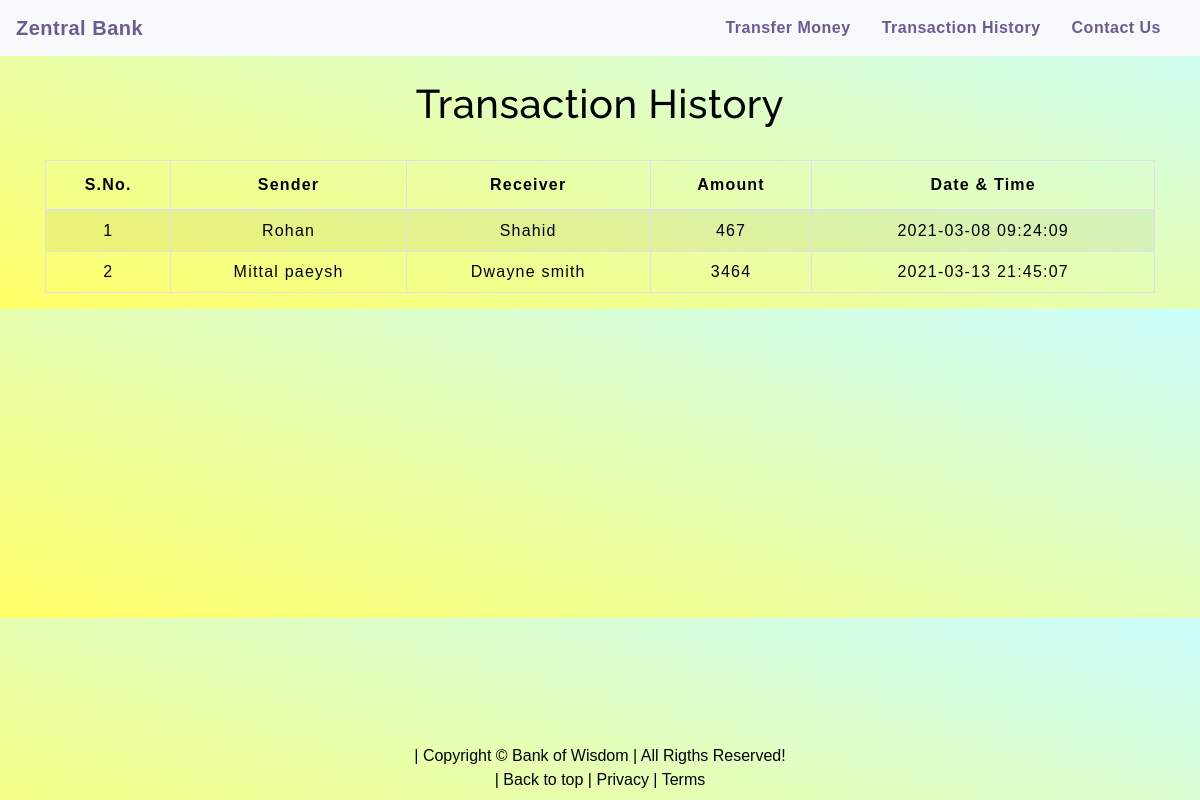
The app's page /php/transactionhistory.php with its own data.
### tables this page shows
CREATE TABLE `transaction` (
  `sno` int(3) NOT NULL,
  `sender` text NOT NULL,
  `receiver` text NOT NULL,
  `balance` int(8) NOT NULL,
  `datetime` datetime NOT NULL DEFAULT current_timestamp()
);

### php/transactionhistory.php (the view, shortened to what this page needs)
<!DOCTYPE html>
<html lang="en">
<head>
    <link rel="stylesheet" href="https://stackpath.bootstrapcdn.com/bootstrap/4.5.2/css/bootstrap.min.css">
    <link rel="stylesheet" type="text/css" href="css/table.css">
    <link rel="stylesheet" type="text/css" href="css/navbar.css">
</head>
<body style="background: linear-gradient(to bottom left, #ccffff 0%, #ffff66 100%);">
<?php
  include 'navbar.php';
?>
	<div class="container">
        <h2 class="text-center pt-4" style="color : black;">Transaction History</h2>
       <br>
       <div class="table-responsive-sm">
    <table class="table table-hover table-striped table-condensed table-bordered">
        <thead style="color : black;">
            <tr>
                <th class="text-center">S.No.</th>
                <th class="text-center">Sender</th>
                <th class="text-center">Receiver</th>
                <th class="text-center">Amount</th>
                <th class="text-center">Date & Time</th>
            </tr>
        </thead>
        <tbody>
        <?php
            include 'config.php';
            $sql ="select * from transaction";
            $query =mysqli_query($conn, $sql);
            while($rows = mysqli_fetch_assoc($query))
            {
        ?>
            <tr style="color : black;">
            <td class="py-2"><?php echo $rows['sno']; ?></td>
            <td class="py-2"><?php echo $rows['sender']; ?></td>
            <td class="py-2"><?php echo $rows['receiver']; ?></td>
            <td class="py-2"><?php echo $rows['balance']; ?> </td>
            <td class="py-2"><?php echo $rows['datetime']; ?> </td>
        <?php
            }
        ?>
        </tbody>
    </table>
    </div>
</div>
<footer class="text-center mt-5 py-2" style="background:transparent; position: absolute;
	left:0; right: 0; bottom: 0; text-align: center; color: black;">
|  Copyright &copy Bank of Wisdom  |   All Rigths Reserved!
        <br>
        | Back to top | Privacy | Terms
</footer>
</body>
</html>

### css/table.css (style rules this page uses)
* { padding: 0; margin: 0; box-sizing: border-box; font-family: sans-serif; }
h2 { font-size: 40px; }
table { letter-spacing: 1.2px; }
td { text-align: center; }

### css/navbar.css (style rules this page uses)
h2 { color: #fd0404; letter-spacing: 0.5px; font-family: raleway; }

### records on screen
transaction: sno "1", sender "Rohan", receiver "Shahid", balance "467", datetime "2021-03-08 09:24:09"
transaction: sno "2", sender "Mittal paeysh", receiver "Dwayne smith", balance "3464", datetime "2021-03-13 21:45:07"
